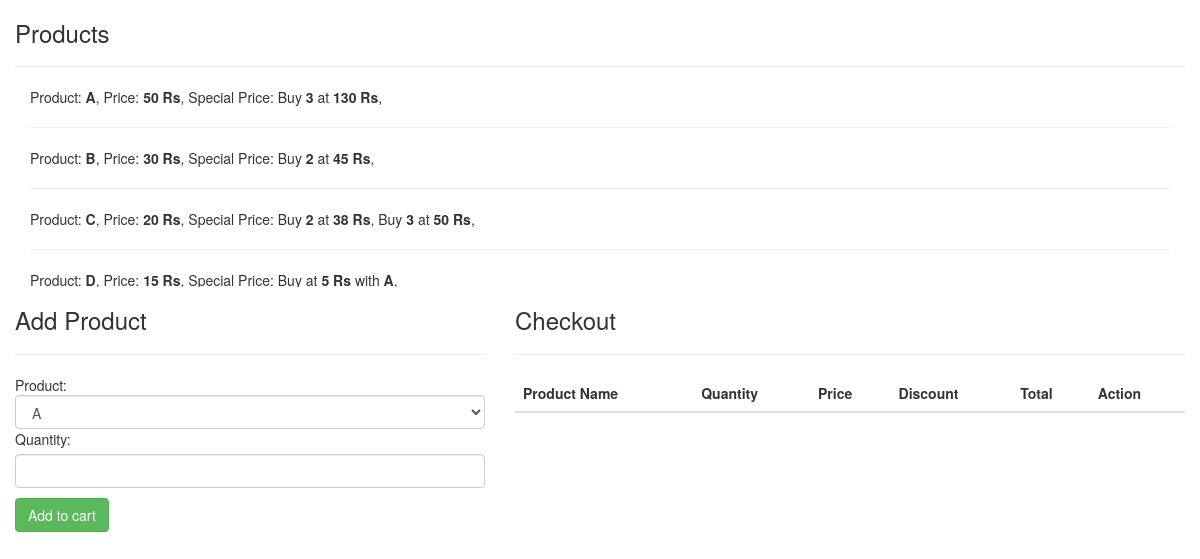
The page / on the database its author committed.
### tables this page shows
CREATE TABLE `Products` (
  `id` int(10) NOT NULL,
  `sku` varchar(255) NOT NULL,
  `price` int(10) NOT NULL,
  `special_price` text NOT NULL
);

### model/products.php (called while the page is built, shortened)
<?php
class Products {
    private $table = "Products";
    private $Connection;
    public function __construct($Connection)
    {
		$this->Connection = $Connection;
    }
    public function getAll()
    {
        $sqlquery = $this->Connection->prepare("SELECT id,sku,price,special_price FROM " . $this->table);
        $sqlquery->execute();
        $result = $sqlquery->fetchAll();
        $this->Connection = null;
        return $result;
    }
}
?>

### core/DbConfig.php (called while the page is built, shortened)
<?php
class DbConfig{
    private $driver;
    private $host, $user, $pass, $database, $charset;
    public function __construct() {
        $this->driver=DB_DRIVER;
        $this->host=DB_HOST;
        $this->user=DB_USER;
        $this->pass=DB_PASS;
        $this->database=DB_DATABASE;
        $this->charset=DB_CHARSET;
    }
    public function Connection(){
        $bbdd = $this->driver .':host='. $this->host .  ';dbname=' . $this->database . ';charset=' . $this->charset;
        try {
            $connection = new PDO($bbdd, $this->user, $this->pass);
            $connection->setAttribute(PDO::ATTR_ERRMODE, PDO::ERRMODE_EXCEPTION);
            return $connection;
        } catch (PDOException $e) {
            throw new Exception('Problem establishing the connection.');
        }
    }
}
?>

### view/indexView.php (the view, shortened to what this page needs)
<!DOCTYPE HTML>
<html lang="es">
<head>
    <link href="//maxcdn.bootstrapcdn.com/bootstrap/3.2.0/css/bootstrap.min.css" rel="stylesheet" type="text/css" />
</head>
<body>
    <div class="col-lg-12">
        <h3>Products</h3>
        <hr/>
        <section class="col-lg-12" style="height:200px;overflow-y:scroll;">
            <?php foreach($data['products'] as $product) {?>
            Product: <b><?php echo $product["sku"]; ?></b>, Price: <b><?php echo $product["price"]; ?> Rs</b>,
            <?php
                if($product['special_price'] != "")
                {
                ?>
                Special Price:
                <?php
                }
            ?>
            <?php
                $special_price_array = json_decode($product['special_price'], true);
                foreach($special_price_array as $special_prices)
                {
                    if(isset($special_prices['product']))
                    {
                    ?>
                    Buy at <b><?=$special_prices['price']?> Rs</b> with <b><?=$special_prices['product']?></b>,
                    <?php
                    }
                    else
                    {
                    ?>
                    Buy <b><?=$special_prices['qty']?></b> at <b><?=$special_prices['price']?> Rs</b>,
                    <?php
                    }
                }
            ?>
            <hr/>
            <?php } ?>
        </section>
    </div>
    <form action="index.php?controller=checkout&action=add" method="post" class="col-lg-5">
        <h3>Add Product</h3>
        <hr/>
        Product: <select name="Name" class="form-control">
            <?php
                foreach($data['products'] as $product) {?>
                <option value="<?php echo $product['sku']; ?>">
                    <?php echo $product['sku']; ?>
                </option>
                <?php } ?>
            </select>
            Quantity: <input type="text" autocomplete="off" name="Quantity" class="form-control"/>
            <input type="submit" value="Add to cart" class="btn btn-success"/>
        </form>
        <div class="col-lg-7">
            <h3>Checkout</h3>
            <hr/>
        </div>
        <section class="col-lg-7 " style="height:400px;overflow-y:scroll;">
            <table class="table">
                <thead>
                    <tr>
                        <th scope="col">Product Name</th>
                        <th scope="col">Quantity</th>
                        <th scope="col">Price</th>
                        <th scope="col">Discount</th>
                        <th scope="col">Total</th>
                        <th scope="col">Action</th>
                    </tr>
                </thead>
            </table>
        </section>
    </body>
    </html>

### index.php (shortened to what this page needs)
<?php
if(isset($_GET["controller"]))
{
    $controllerObj=getController($_GET["controller"]);
    launchAction($controllerObj);
}
else
{
    $controllerObj=getController(PRODUCTS_TABLE);
    launchAction($controllerObj);
}
function getController($controller)
{
    switch ($controller) {
        case 'checkout':
            $controllerObj=new CheckoutController();
            break;
    }
    return $controllerObj;
}
function launchAction($controllerObj){
    if(isset($_GET["action"])){
        $controllerObj->run($_GET["action"]);
    }else{
        $controllerObj->run(DEFAULT_ACTION);
    }
}
?>

### controller/checkoutController.php (shortened to what this page needs)
<?php
class CheckoutController{
    private $Connection;
    public function __construct()
    {
      require_once  __DIR__ . "/../core/DbConfig.php";
      require_once  __DIR__ . "/../model/checkout.php";
      require_once  __DIR__ . "/../model/products.php";
      $this->dbconn=new DbConfig();
      $this->Connection=$this->dbconn->Connection();
  }
    public function run($action){
        switch($action)
        {
            case "index" :
            $this->index();
            break;
        }
    }
    public function index()
    {
        $checkout=new Checkout($this->Connection);
        $checkout=$checkout->getAll();
        $product=new Products($this->Connection);
        $products=$product->getAll();
        $this->view("index",array(
            "checkout"=>$checkout,
            "products" => $products
        ));
    }
    public function view($vista,$data){
        $data = $data;
        require_once  __DIR__ . "/../view/" . $vista . "View.php";
    }
}
?>

### view/indexView.php (style rules this page uses)
input { margin-top:5px; margin-bottom:5px; }

### rows shown on the page
products: sku "A", price "50", shows "Special Price:", qty "3", price "130"
products: sku "B", price "30", shows "Special Price:", qty "2", price "45"
products: sku "C", price "20", shows "Special Price:", qty "2", price "38", qty "3", price "50"
products: sku "D", price "15", shows "Special Price:", price "5", product "A"

### other values the page prints
form field Name "A"
